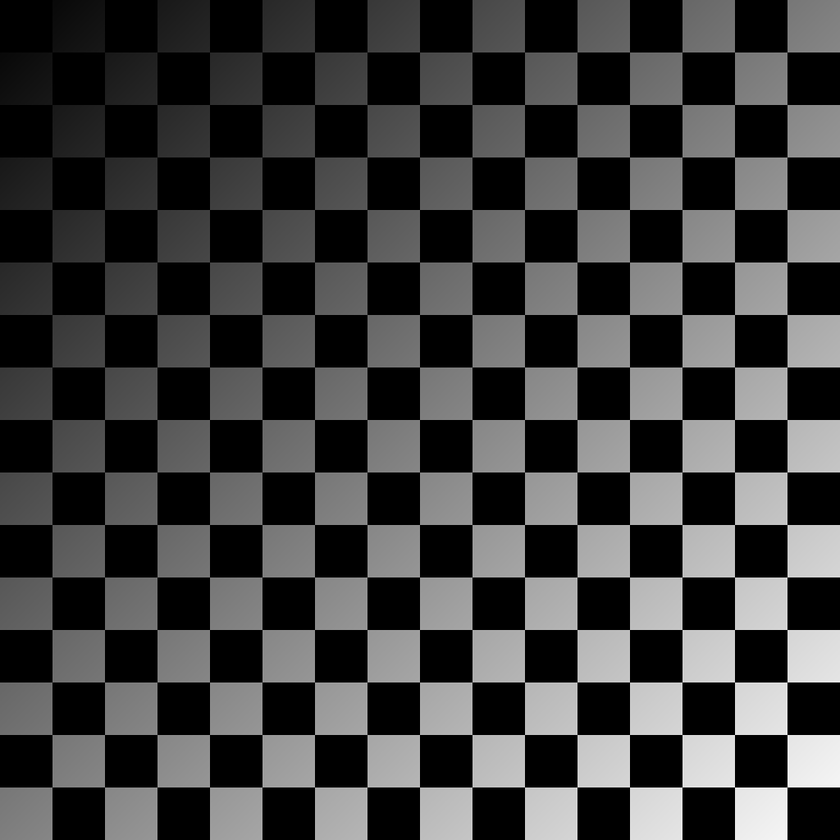
#> input picture DIP_HW3/DIP_HW3_3/checkerboard1024-shaded.tif, 840 x 840 px, shrunk from 1024 x 1024 before the run
$ python 1.py
#> lines starting #> are read from the running program, lines starting #| are printed output that depends on the picture
import cv2
import numpy as np
import matplotlib.pyplot as plt

def gaussian_kernel(size, sigma):
    """Generate a Gaussian filter kernel."""
    kernel = np.fromfunction(
        lambda x, y: (1 / (2 * np.pi * sigma ** 2)) *
                     np.exp(-((x - (size - 1) / 2) ** 2 + (y - (size - 1) / 2) ** 2) / (2 * sigma ** 2)),
        (size, size)
    )
    kernel = kernel / np.sum(kernel)  # Normalize
    return kernel

kernel_size = 255  # Size of the kernel
sigma_value = 64  # Standard deviation

# Generate Gaussian kern
gaussian_kernel_result = gaussian_kernel(kernel_size, sigma_value)

# Read the image
image = cv2.imread('checkerboard1024-shaded.tif', cv2.IMREAD_GRAYSCALE)
#> image is the input picture: shape (840, 840); min 0, max 255, mean 63.4

# Check if the image is valid
if image is None or not isinstance(image, (np.ndarray)):
    raise ValueError("Invalid image provided. Please check the file path.")

cvfilter = cv2.filter2D(image, -1, gaussian_kernel_result)
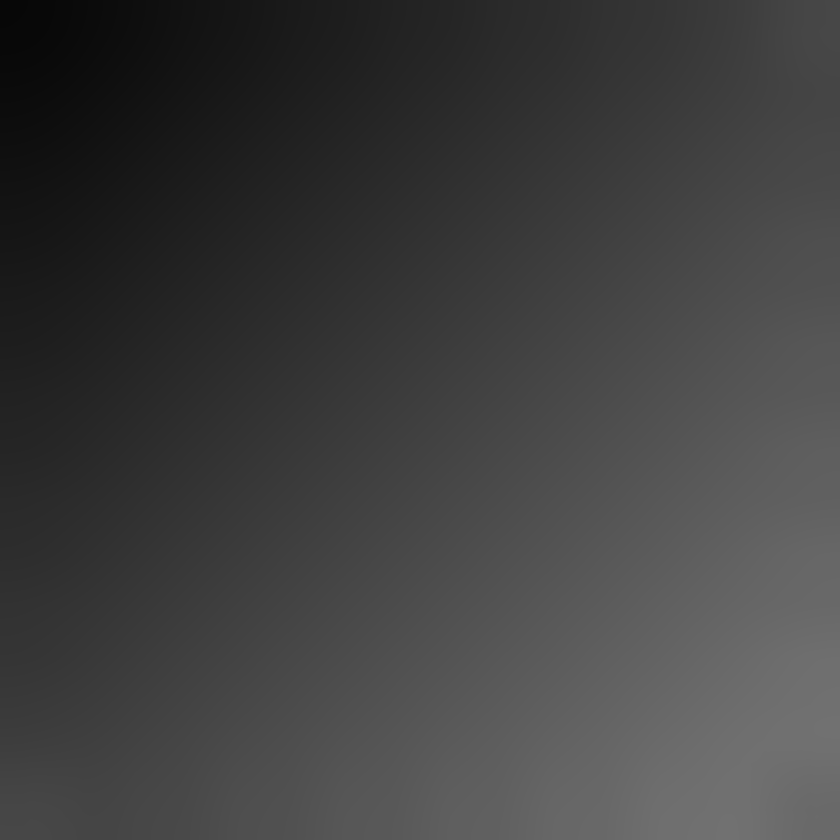
#> cvfilter: shape (840, 840); min 7, max 113, mean 63.4
image2 = image / cvfilter
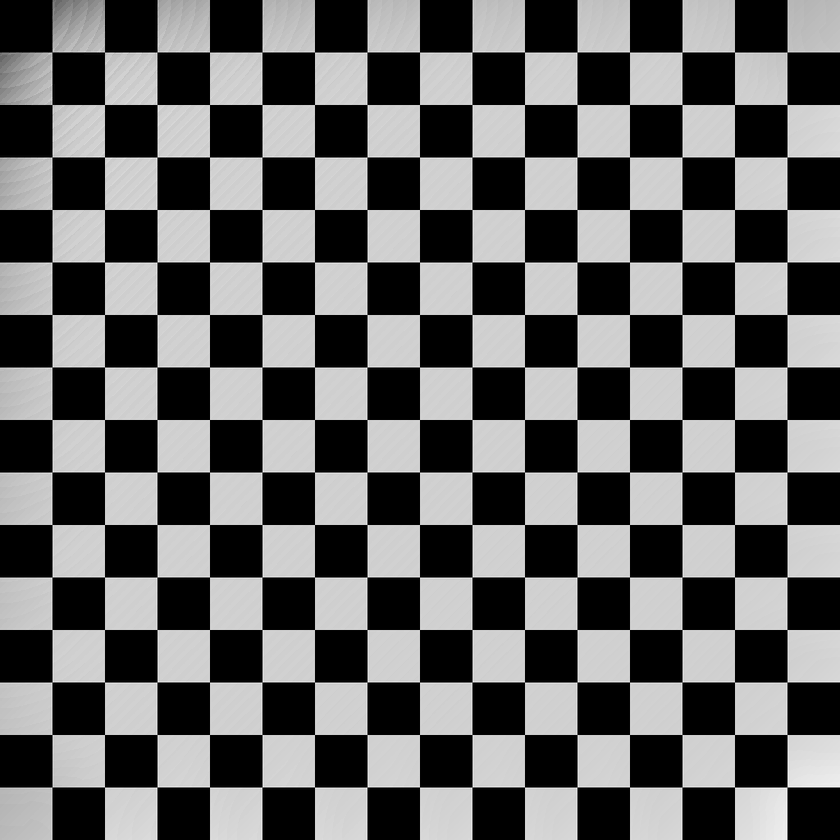
#> image2: shape (840, 840) float64; min 0, max 2.44, mean 0.991; drawn with min black and max white

# Save the image
cv2.imwrite('checkerboard_original.png', image)
cv2.imwrite('checkerboard_shaded.png', cvfilter)
cv2.imwrite('checkerboard_gaussian.png', image2)
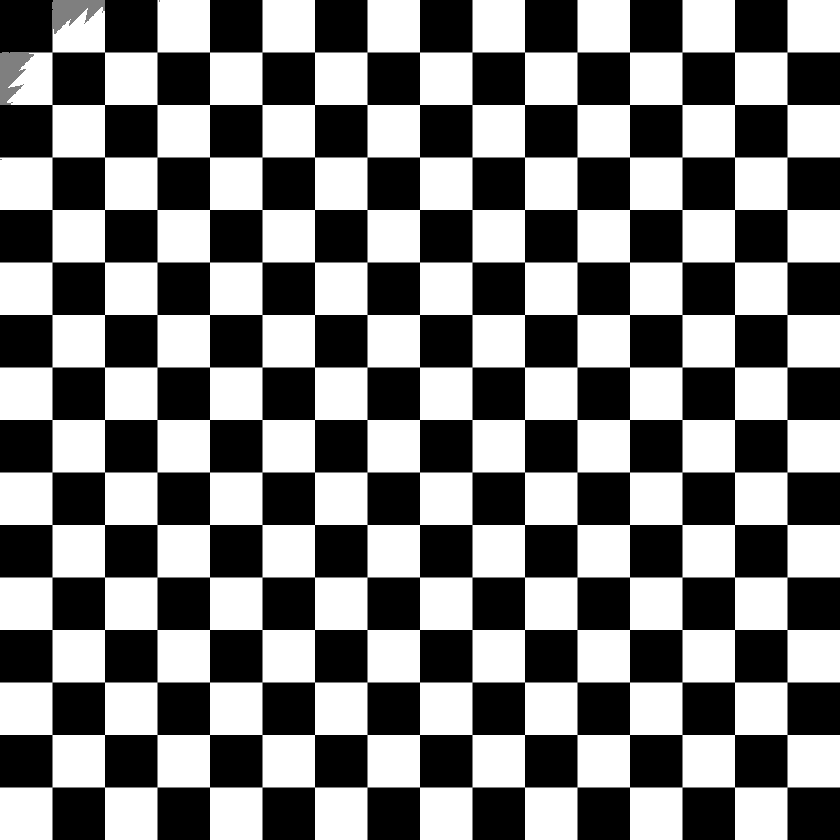
#> saved as checkerboard_gaussian.png: shape (840, 840); min 0, max 2, mean 0.997; drawn with min black and max white

plt.figure(figsize = (12, 6))

# Show the original image and the processed image
plt.subplot(1, 3, 1)
plt.title("Original Image")
plt.imshow(image, cmap = 'gray')

plt.subplot(1, 3, 2)
plt.title("Shaded Pattern")
plt.imshow(cvfilter, cmap = 'gray')

plt.subplot(1, 3, 3)
plt.title("Shaded Corrected Image")
plt.imshow(image2, cmap = 'gray')

# Show plots
plt.show()
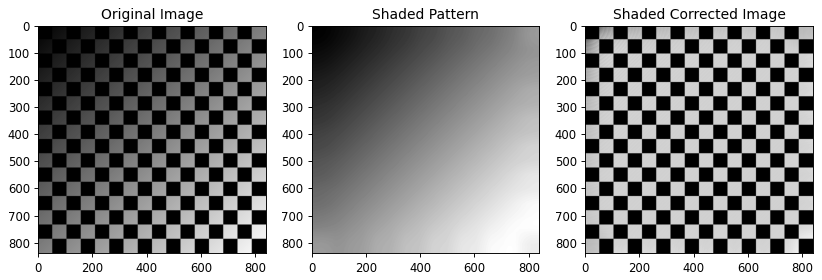
#> figure drawn by matplotlib, 3 panels
